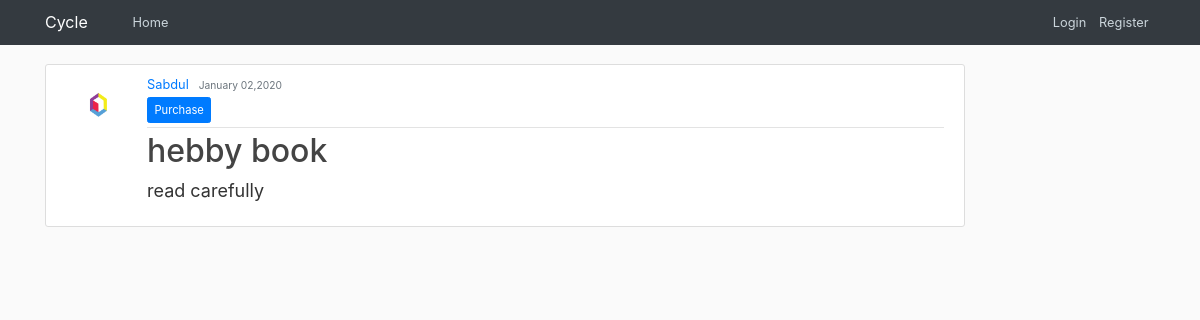
The app's page /post/14/ with its own data.
### bookpark/models.py (models this page shows, shortened)
class Post(models.Model):
    book_name = models.CharField(max_length = 100)
    book_description = models.TextField()
    post_date = models.DateTimeField(default = timezone.now)
    author = models.ForeignKey(User,on_delete = models.CASCADE)

### user/models.py (models this page shows, shortened)
class Profile(models.Model):
    user = models.OneToOneField(User,on_delete = models.CASCADE)
    image = models.ImageField(default = 'default.jpg',upload_to = 'profile_pics')

### bookpark/views.py (the view)
# urls.py: path('post/<int:pk>/',PostDetailView.as_view(),name = 'post_detail'),
class PostDetailView(DetailView):
    model = Post

### bookpark/templates/bookpark/post_detail.html (shortened to what this page needs)
{% extends "bookpark/root.html" %}
{% block body %}
    <article class="media content-section">
            <img class="rounded-circle article-img" src="{{ object.author.profile.image.url }}" alt="  ">
        <div class="media-body">
              <div class="article-metadata">
                <a class="mr-2" href="#">{{ object.author }}</a>
                <small class="text-muted">{{ object.post_date|date:"F d,Y" }}</small>
                 {% if object.author != user %}
                    <div>
                      <a class="btn btn-primary btn-sm mt-1 mb-1" href="{% url 'temp' %}">Purchase</a>
                    </div>
                  {% endif %}
               </div>
              <h1 class="article-title"> {{ object.book_name }} </h1>
              <p class="article-content" > <font size="+1"> {{ object.book_description }} </font></p>
            </div>
      </article>
{% endblock body %}

### bookpark/static/bookpark/root.css (style rules this page uses)
html { font-size: 80%; }
body { background: #fafafa; color: #333333; margin-top: 5rem; }
h1, h2, h3, h4, h5, h6 { color: #444444; }
.content-section { background: #ffffff; padding: 10px 20px; border: 1px solid #dddddd; border-radius: 3px; margin-bottom: 20px; }
.article-title { color: #444444; }
.article-content { white-space: pre-line; }
.article-img { height: 65px; width: 65px; margin-right: 16px; }
.article-metadata { padding-bottom: 1px; margin-bottom: 4px; border-bottom: 1px solid #e3e3e3 }

### records on screen
Post: author.profile.image (picture), author "Sabdul", post_date "January 02,2020", book_name "hebby book", book_description "read carefully"
